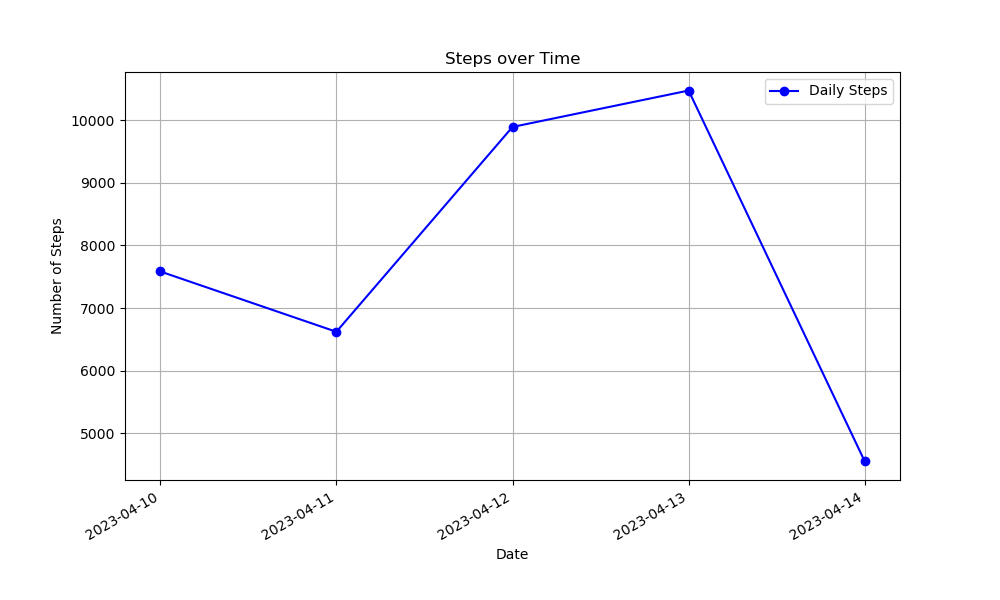

This chart was generated by the following Python code:

import matplotlib.pyplot as plt
from matplotlib.dates import DateFormatter
import matplotlib.dates as mdates
import pandas as pd

# Data provided
data = [
    {'Date': '2023-04-10', 'Steps': 7584},
    {'Date': '2023-04-11', 'Steps': 6621},
    {'Date': '2023-04-12', 'Steps': 9891},
    {'Date': '2023-04-13', 'Steps': 10472},
    {'Date': '2023-04-14', 'Steps': 4551}
]

# Creating a DataFrame from the data
df = pd.DataFrame(data)

# Converting the Date column to datetime format
df['Date'] = pd.to_datetime(df['Date'])

# Sorting the DataFrame just in case it's not in the correct order
df.sort_values('Date', inplace=True)

# Setting up the plot
plt.figure(figsize=(10, 6))

# Plotting the 'Steps' as a line chart
plt.plot(df['Date'], df['Steps'], label='Daily Steps', color='blue', linestyle='-', marker='o')

# Beautifying the x-axis with date formatting
plt.gca().xaxis.set_major_formatter(DateFormatter('%Y-%m-%d'))
plt.gca().xaxis.set_major_locator(mdates.DayLocator(interval=1))

# Rotating the dates on the x-axis for better visibility
plt.gcf().autofmt_xdate()

# Adding title and labels
plt.title('Steps over Time')
plt.xlabel('Date')
plt.ylabel('Number of Steps')

# Adding a legend
plt.legend()

# Optional: Adding a grid
plt.grid(True)

# Displaying the plot
plt.show()
